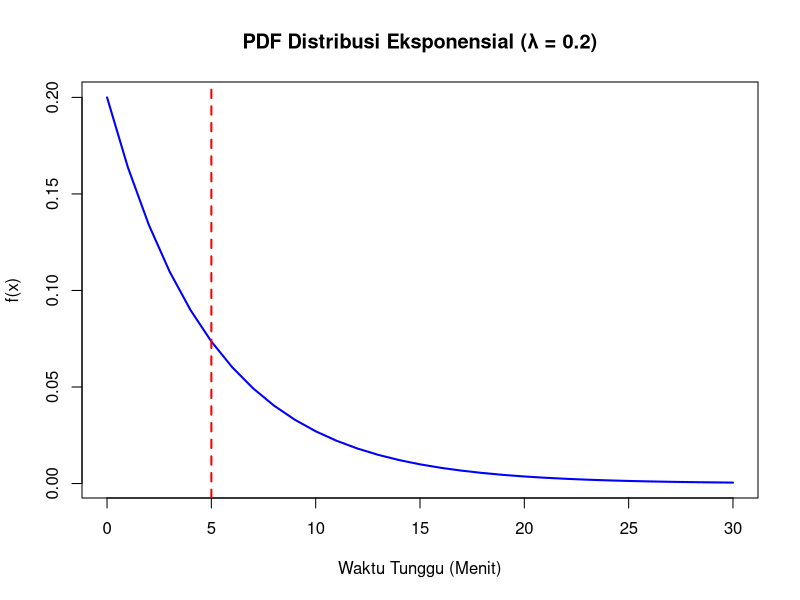
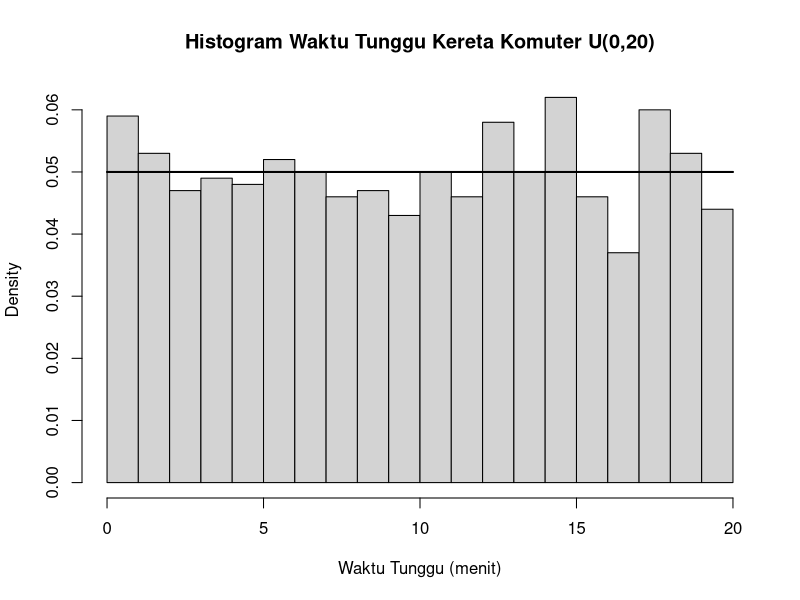
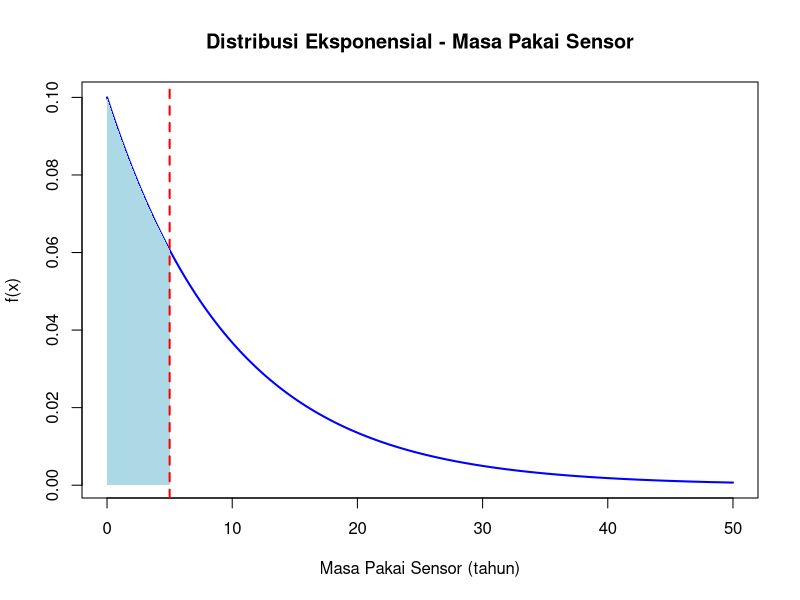
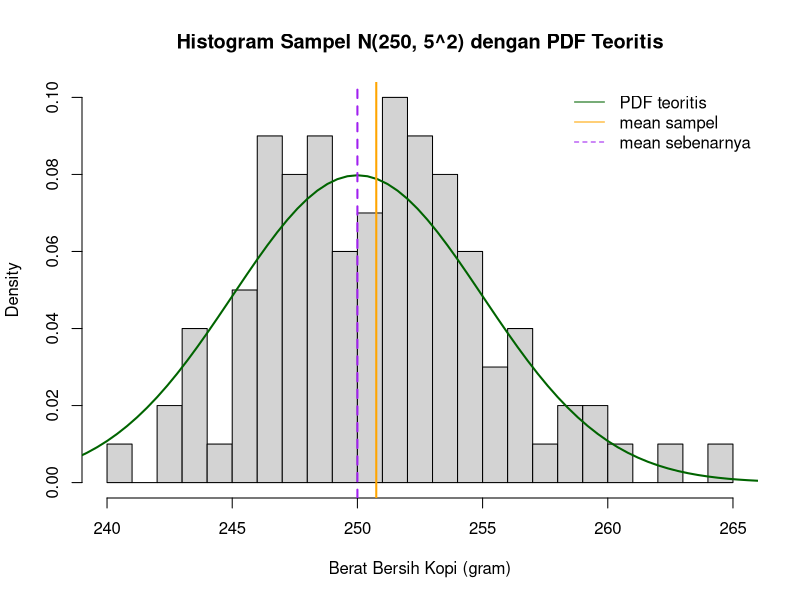

These charts were generated, in order, by the following R code:
#Nama: Fitri Nur Azizah
#NIM: 3338250002
#Kelas: 3A
#Mata Kuliah: Komputasi Statistika

# ============================================================
# 1. Peluang waktu tunggu lebih dari 5 menit
# Distribusi Eksponensial
# ============================================================

# Diketahui:
# Rata-rata (mu) = 5 menit
mu <- 5

# Parameter rate (lambda)
lambda <- 1 / mu

# Menghitung P(X > 5)
prob <- pexp(5, rate = lambda, lower.tail = FALSE)
prob

# Membuat data untuk grafik
x_dexp <- seq(0, 30, by = 1)
y_dexp <- dexp(x_dexp, rate = lambda)

# Plot PDF Distribusi Eksponensial
plot(x_dexp, y_dexp,
     type = "l",
     col = "blue",
     lwd = 2,
     main = "PDF Distribusi Eksponensial (λ = 0.2)",
     xlab = "Waktu Tunggu (Menit)",
     ylab = "f(x)")

# Menambahkan garis pada x = 5
abline(v = 5, col = "red", lty = 2, lwd = 2)

# ============================================================
# 2. Varians waktu tunggu kereta komuter
# Distribusi Uniform
# ============================================================

# Diketahui:
# Kereta tiba secara acak antara 07.00 hingga 07.20
set.seed(2026)
n <- 1000
a <- 0
b <- 20

# Generate sampel waktu tunggu penumpang
x <- runif(n, min = a, max = b)

# Nilai density, CDF, dan quantile waktu tunggu
d_values <- dunif(c(0, 10, 20), min = a, max = b)
p_values <- punif(c(0, 10, 20), min = a, max = b)
q_values <- qunif(c(0.25, 0.5, 0.75), min = a, max = b)

# Plot histogram waktu tunggu penumpang dan PDF teoritis
hist(x, breaks = 20, probability = TRUE,
     main = "Histogram Waktu Tunggu Kereta Komuter U(0,20)",
     xlab = "Waktu Tunggu (menit)")
curve(dunif(x, min = a, max = b),
      from = a, to = b,
      add = TRUE, lwd = 2)

# Menampilkan rata-rata dan varians waktu tunggu
mean(x)
var(x)

# Menghitung varians teoritis waktu tunggu
varians_teoritis <- (b - a)^2 / 12
varians_teoritis

# ============================================================
# 3. Peluang sensor rusak sebelum usia 5 tahun
# Distribusi Eksponensial
# ============================================================

# Diketahui:
# Rata-rata masa pakai (mu) = 10 tahun
mu <- 10

# Parameter rate (lambda)
lambda <- 1 / mu

# Menghitung P(X < 5)
prob <- pexp(5, rate = lambda)
prob

# Plot Distribusi Eksponensial
x <- seq(0, 50, by = 0.1)
y <- dexp(x, rate = lambda)
plot(x, y,
     type = "l",
     col = "blue",
     lwd = 2,
     main = "Distribusi Eksponensial - Masa Pakai Sensor",
     xlab = "Masa Pakai Sensor (tahun)",
     ylab = "f(x)")

# Arsiran area X < 5
x_area <- seq(0, 5, by = 0.1)
y_area <- dexp(x_area, rate = lambda)
polygon(c(0, x_area, 5),
        c(0, y_area, 0),
        col = "lightblue",
        border = NA)

# Garis batas pada 5 tahun
abline(v = 5, col = "red", lwd = 2, lty = 2)

# ============================================================
# 4. Proporsi kemasan kopi yang underweight
# Distribusi Normal
# ============================================================

# Diketahui:
# Mean (mu) = 250 gram
# Standar deviasi (sigma) = 5 gram
mu <- 250
sigma <- 5

# Batas underweight = 240 gram
batas <- 240

# Menghitung P(X < 240)
P_underweight <- pnorm(batas, mean = mu, sd = sigma)
P_underweight

# Menentukan banyak data simulasi
n <- 100

# Membuat data simulasi
x <- rnorm(n, mean = mu, sd = sigma)

# Menghitung ukuran statistik sampel
(x_bar <- mean(x))  #rata-rata sampel
(mle_sigma2 <- mean((x - x_bar)^2))  #estimasi MLE varians
(sd_sample <- sd(x))   #simpangan baku sampel            

# Menampilkan histogram dan kurva PDF
hist(x, breaks = 30, probability = TRUE,
     main = "Histogram Sampel N(250, 5^2) dengan PDF Teoritis",
     xlab = "Berat Bersih Kopi (gram)")

curve(dnorm(x, mean = mu, sd = sigma),
      from = mu - 4*sigma, to = mu + 4*sigma,
      add = TRUE, lwd = 2, col = "darkgreen")

# Menambahkan garis rata-rata pada grafik
abline(v = x_bar, col = "orange", lwd = 2)
abline(v = mu, col = "purple", lwd = 2, lty = 2)

# Menambahkan keterangan grafik
legend("topright",
       legend = c("PDF teoritis", "mean sampel", "mean sebenarnya"),
       lty = c(1, 1, 2),
       col = c("darkgreen", "orange", "purple"),
       bty = "n")
